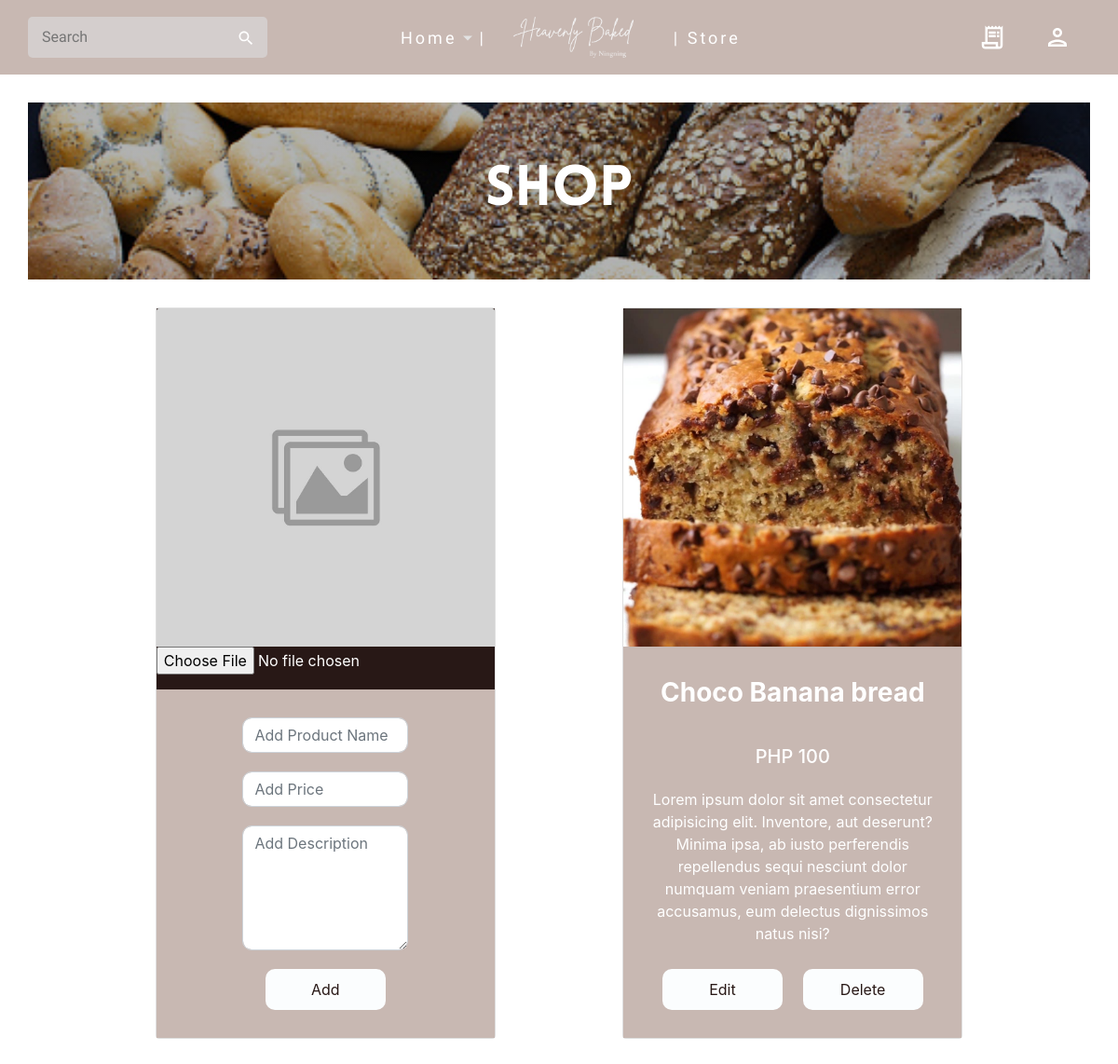
The app's page /Pages/AdminPage/Main/Store.php?s=Choco Banana bread with its own data.
### tables this page shows
CREATE TABLE `product_list` (
  `id` int(11) NOT NULL,
  `name` varchar(750) NOT NULL,
  `price` int(11) NOT NULL,
  `description` text NOT NULL,
  `image` varchar(750) NOT NULL
);

### Pages/AdminPage/Main/Store.php (the view, shortened to what this page needs)
<?php include '../NavBar/AdminNavbar.php'; ?>
<!DOCTYPE html>
<html lang="en">
  <head>
    <link rel="stylesheet" href="../../../Css/styles.css">
  </head>
  <body onload="onload()">
  <?php
    $store_header = "Shop";
  ?>
  <?php
    if(isset($_GET["s"])){
      $productName = $_GET["s"];
      $productName = htmlspecialchars($productName);
      $productName = mysqli_real_escape_string($conn, $productName);
      $sql = "SELECT * FROM product_list WHERE (`name` LIKE '%" . $productName . "%') OR (`Name` LIKE '%" . $productName . "%')";
      $result = mysqli_query($conn, $sql);
      $sql2 = "SELECT * FROM product_list WHERE (`name` LIKE '%" . $productName . "%') OR (`Name` LIKE '%" . $productName . "%')";
      $ifExists = mysqli_query($conn, $sql2);
    ?>
    <div class="section-page">
      <div class="container-fluid about-header header-division"><?php echo $store_header ?></div>
      <div class="products-container">
        <?php
            if(!($row = mysqli_fetch_array($ifExists))){
              echo "<div class='no-product'><p>The product '<span class='product-search'>". $productName."</span>' does not exist!</p></div>";
            }
            else{
                echo "         <form action='ProductVerify.php?action=add' method='post' class='card' enctype='multipart/form-data'>";
                echo "            <div class='product-image-container'> ";
                echo "              <img";
                echo "                class='card-img-top product-image'";
                echo "                src='../../../Assets/img/backgrounds/placeholder-img.jpg'";
                echo "                alt='Card image cap'";
                echo "               />";
                echo "                <input class='file-slider width-img-submit' style='color:white' id='input-b1' name='image' type='file' class='file' data-browse-on-zone-click='true' required>";
                echo "             </div>";
                echo "            <div class='card-body card-product-container'>";
                echo "              <div class='column-direction card-text center-title' style='height:auto;'>";
                echo "              <input type='text' class='column-margin form-control width-input' name='name' placeholder='Add Product Name' required>";
                echo "              <input type='number' class='column-margin form-control width-input' name='price' placeholder='Add Price' required>";
                echo "              <textarea type='text' class='column-margin form-control width-input' name='description' rows='5' value='' placeholder='Add Description' required></textarea>";
                echo "              <div class='action-container' style='width: 40%;'>";
                echo "                    <input type='submit' class='cta-product add-to-cart-btn' value='Add' name='add_product'/>";
                echo "              </div>";
                echo "              </div>";
                echo "            </div>";
                echo "          </form>";
              while ($row = mysqli_fetch_array($result)) {
                      echo "          <div class='card'>";
                      echo "            <div class='product-image-container'> ";
                      echo "              <img";
                      echo "                class='card-img-top product-image'";
                      echo "                src='../../../Assets/img/products/". $row['image']."'";
                      echo "                alt='Card image cap'";
                      echo "               />";
                      echo "             </div>";
                      echo "            <div class='card-body card-product-container'>";
                      echo "              <h3 class='card-title center-title'>".$row['name']."</h3>";
                      echo "              <div class='card-text center-title'>";
                      echo "                <h5>PHP ".$row['price']."</h5>";
                      echo "              </div>";
                      echo "              <p class='card-text justify-text'>";
                      echo "                 ".$row['description']."";
                      echo "              </p>";
                      echo "              <div class='action-container'>";
                      echo "                  <form action='Store.php?action=edit' method='post' class='form-add-to-cart' enctype='multipart/form-data'>";
                      echo "                    <input type='submit' class='cta-product add-to-cart-btn' value='Edit' name='edit_product'/>";
                      echo "                  </form>";
                      echo "                  <form action='ProductVerify.php?action=delete' method='post' class='form-add-to-cart'>";
                      echo "                    <input type='submit' class='cta-product add-to-cart-btn' value='Delete' name='delete_product'/>";
                      echo "                  </form>";
                      echo "              </div>";
                      echo "            </div>";
                      echo "          </div>";
                  }
                }
                ?>
      </div>
    </div>
    <?php }
    ?>
  </body>
</html>

### Css/styles.css (style rules this page uses)
* { padding: 0px; margin: 0px; box-sizing: border-box; }
body { overflow-x: hidden; }
html { scroll-behavior: smooth; }
.width-img-submit { width: 75%; }
.width-input { width: 55%; }
.file-slider { align-self: center; justify-content: center; }
.section-page { margin: 30px; }
.header-division { margin: 30px 0; }
.about-header { text-align: center; width: 100%; padding: 50px 0; margin: 30px 0; display: flex; justify-content: center; font-size: 60px; color: White; text-transform: uppercase; background: linear-gradient( 180deg, rgba(0, 0, 0, 0.3) 0%, rgba(0, 0, 0, 0.3) 100% ), url(../Assets/img/backgrounds/mixedbread-backgroung-or-header.jpg); background-repeat: no-repeat; background-position: top right; background-size: cover; font-family: Lovelo-Black; }
.products-container { display: flex; justify-content: space-evenly; flex-wrap: wrap; }
.column-direction { flex-direction: column; height: auto; }
.column-margin { margin: 10px; }
.product-image-container { background: #281816; height: 62%; }
.card { width: 32%; margin: 0 0 30px 0; position: unset; }
.product-image { width: 100%; }
.center-title { text-align: center; height: 60px; display: flex; justify-content: center; align-items: center; }
.justify-text { text-align: center; min-height: 100px; }
.card-product-container { background: #c8b8b2; color: white; }
.card-product-container h3 { font-weight: bold; }
.action-container { display: flex; justify-content: space-evenly; align-items: center; flex-wrap: wrap; }
.cta-product { margin: 10px 0; width: 100%; padding: 10px 0; border: 0; border-radius: 10px; cursor: pointer; text-align: center; }
.add-to-cart-btn { background: #fbfdfe; color: #281816; }
.form-add-to-cart { width: 40%; }
.form-control { border-radius: 10px; }

### records on screen
product_list: image (picture), name "Choco Banana bread", price "100", description "Lorem ipsum dolor sit amet consectetur adipisicing elit. Inventore, aut deserunt? Minima ipsa, ab iusto perferendis repellendus sequi nesciunt dolor numquam veniam praesentium error accusamus, eum delectus dignissimos natus nisi?"

### other values on screen
$nav_link_home "Home"
$nav_link_store "Store"
$store_header "SHOP"
